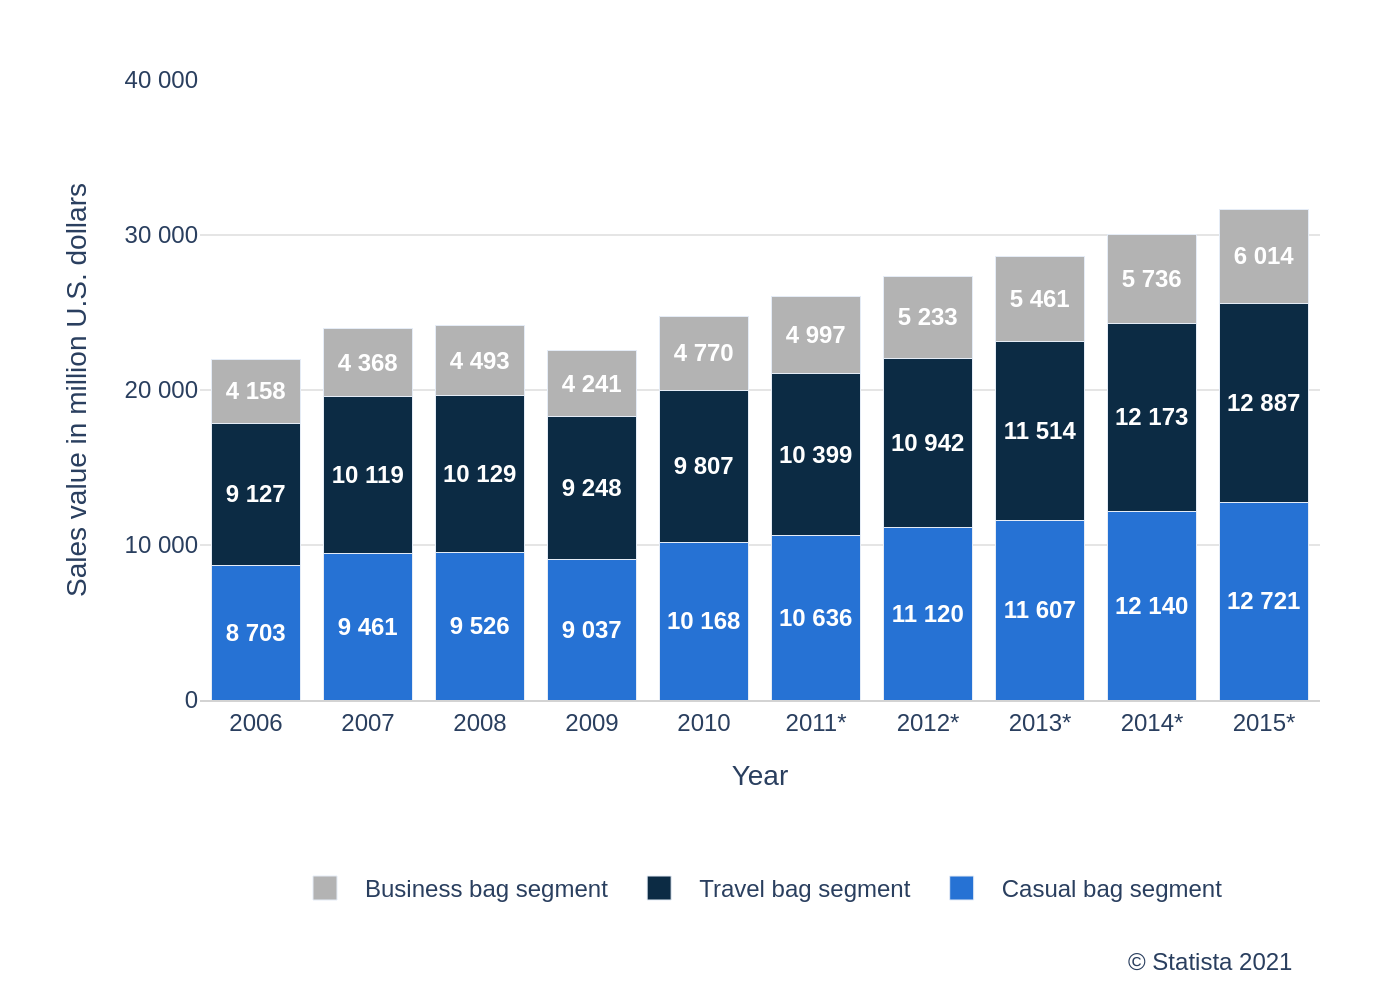

Write Python code to recreate this figure.
import sys
import json
import os
import plotly.graph_objects as go

# Ensure a JSON file path is provided as a command-line argument
if len(sys.argv) != 2:
    print("Usage: python recreate_chart.py <path_to_json_file>")
    sys.exit(1)

json_path = sys.argv[1]

# Load chart data from the specified JSON file
try:
    with open(json_path, 'r', encoding='utf-8') as f:
        chart_info = json.load(f)
except FileNotFoundError:
    print(f"Error: The file '{json_path}' was not found.")
    sys.exit(1)
except json.JSONDecodeError:
    print(f"Error: The file '{json_path}' contains invalid JSON.")
    sys.exit(1)

# Extract data, texts, and colors from the JSON object
data = chart_info['chart_data']
texts = chart_info['texts']
colors = chart_info['colors']
categories = data['categories']
series = data['series']

# Initialize the figure
fig = go.Figure()

# Iterate through the series data to add a bar trace for each segment
for i, s in enumerate(series):
    fig.add_trace(go.Bar(
        name=s['name'],
        x=categories,
        y=s['data'],
        marker_color=colors[i],
        # Format text to match original (space as thousand separator)
        text=[f'{val:,}'.replace(',', ' ') for val in s['data']],
        textposition='inside',
        insidetextanchor='middle',
        textfont=dict(color='white', size=12, family='Arial', weight='bold')
    ))

# Configure the layout of the chart
fig.update_layout(
    barmode='stack',
    font=dict(family="Arial", size=12),
    xaxis_title=texts['x_axis_title'],
    yaxis_title=texts['y_axis_title'],
    plot_bgcolor='white',
    paper_bgcolor='white',
    margin=dict(l=100, r=40, t=40, b=150),
    legend=dict(
        orientation="h",
        yanchor="bottom",
        y=-0.35,
        xanchor="center",
        x=0.5
    ),
    xaxis=dict(
        showline=True,
        linewidth=1,
        linecolor='lightgrey',
        tickfont=dict(size=12)
    ),
    yaxis=dict(
        range=[0, 40000],
        tickvals=[0, 10000, 20000, 30000, 40000],
        ticktext=['0', '10 000', '20 000', '30 000', '40 000'],
        gridcolor='#E5E5E5',
        zeroline=False
    )
)

# Add the source text as an annotation
fig.add_annotation(
    text=texts['source'],
    align='left',
    showarrow=False,
    xref='paper',
    yref='paper',
    x=0.98,
    y=-0.45,
    xanchor='right',
    yanchor='bottom',
    font=dict(size=12)
)

# Determine the output filename from the input JSON path
base_filename = os.path.splitext(os.path.basename(json_path))[0]
output_filename = f"{base_filename}.png"

# Save the figure to a high-resolution PNG file
fig.write_image(output_filename, scale=2)

print(f"Chart successfully generated and saved as '{output_filename}'")
